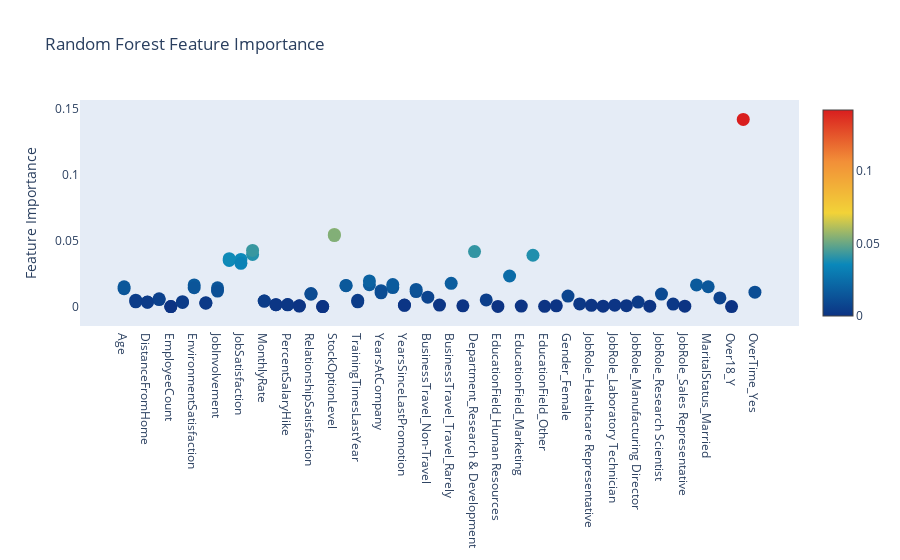

This figure's notebook cell:
### Code cell
# Scatter plot 
trace = go.Scatter(
    y = rf.feature_importances_,
    x = attrition_final.columns.values,
    mode='markers',
    marker=dict(
        sizemode = 'diameter',
        sizeref = 1,
        size = 13,
        #size= rf.feature_importances_,
        #color = np.random.randn(500), #set color equal to a variable
        color = rf.feature_importances_,
        colorscale='Portland',
        showscale=True
    ),
    text = attrition_final.columns.values
)
data = [trace]

layout= go.Layout(
    autosize= True,
    title= 'Random Forest Feature Importance',
    hovermode= 'closest',
     xaxis= dict(
         ticklen= 5,
         showgrid=False,
        zeroline=False,
        showline=False
     ),
    yaxis=dict(
        title= 'Feature Importance',
        showgrid=False,
        zeroline=False,
        ticklen= 5,
        gridwidth= 2
    ),
    showlegend= False
)
fig = go.Figure(data=data, layout=layout)
py.iplot(fig,filename='scatter2010')

### Figure 1 — Plotly figure (JSON) as saved in the notebook; plotly's stock layout.template omitted (floating-point values rounded to 4 significant figures)
{"data": [{"marker": {"color": [0.01359, 0.004849, 0.003315, 0.005329, 0, 0.003734, 0.01643, 0.002887, 0.01418, 0.03495, 0.0357, 0.03948, 0.00416, 0.001442, 0.001314, 0.0006384, 0.009407, 0, 0.0547, 0.01603, 0.004707, 0.01655, 0.01201, 0.01443, 0.00114, 0.01139, 0.01494, 0.00361, 0.003442, 0.00593, 0, 0.00316, 0.01432, 0.002589, 0.01175, 0.03628, 0.03275, 0.04251, 0.004136, 0.001415, 0.001499, 0.000362, 0.009892, 0, 0.05378, 0.01578, 0.003618, 0.01942, 0.01043, 0.01669, 0.0009728, 0.01302, 0.007108, 0.001157, 0.01759, 0.0005332, 0.0417, 0.005025, 0.0001054, 0.02317, 0.0003707, 0.0389, 0.0002183, 0.0005498, 0.007951, 0.001973, 0.0009151, 0.0003132, 0.001031, 0.0006582, 0.003373, 0.0002926, 0.00951, 0.001901, 0.000294, 0.01638, 0.01502, 0.006577, 0, 0.1418, 0.01089], "colorscale": [[0, "rgb(12,51,131)"], [0.25, "rgb(10,136,186)"], [0.5, "rgb(242,211,56)"], [0.75, "rgb(242,143,56)"], [1, "rgb(217,30,30)"]], "showscale": true, "size": 13, "sizemode": "diameter", "sizeref": 1}, "mode": "markers", "text": ["Age", "DailyRate", "DistanceFromHome", "Education", "EmployeeCount", "EmployeeNumber", "EnvironmentSatisfaction", "HourlyRate", "JobInvolvement", "JobLevel", "JobSatisfaction", "MonthlyIncome", "MonthlyRate", "NumCompaniesWorked", "PercentSalaryHike", "PerformanceRating", "RelationshipSatisfaction", "StandardHours", "StockOptionLevel", "TotalWorkingYears", "TrainingTimesLastYear", "WorkLifeBalance", "YearsAtCompany", "YearsInCurrentRole", "YearsSinceLastPromotion", "YearsWithCurrManager", "Age", "DailyRate", "DistanceFromHome", "Education", "EmployeeCount", "EmployeeNumber", "EnvironmentSatisfaction", "HourlyRate", "JobInvolvement", "JobLevel", "JobSatisfaction", "MonthlyIncome", "MonthlyRate", "NumCompaniesWorked", "PercentSalaryHike", "PerformanceRating", "RelationshipSatisfaction", "StandardHours", "StockOptionLevel", "TotalWorkingYears", "TrainingTimesLastYear", "WorkLifeBalance", "YearsAtCompany", "YearsInCurrentRole", "YearsSinceLastPromotion", "YearsWithCurrManager", "BusinessTravel_Non-Travel", "BusinessTravel_Travel_Frequently", "BusinessTravel_Travel_Rarely", "Department_Human Resources", "Department_Research & Development", "Department_Sales", "EducationField_Human Resources", "EducationField_Life Sciences", "EducationField_Marketing", "EducationField_Medical", "EducationField_Other", "EducationField_Technical Degree", "Gender_Female", "Gender_Male", "JobRole_Healthcare Representative", "JobRole_Human Resources", "JobRole_Laboratory Technician", "JobRole_Manager", "JobRole_Manufacturing Director", "JobRole_Research Director", "JobRole_Research Scientist", "JobRole_Sales Executive", "JobRole_Sales Representative", "MaritalStatus_Divorced", "MaritalStatus_Married", "MaritalStatus_Single", "Over18_Y", "OverTime_No", "OverTime_Yes"], "type": "scatter", "x": ["Age", "DailyRate", "DistanceFromHome", "Education", "EmployeeCount", "EmployeeNumber", "EnvironmentSatisfaction", "HourlyRate", "JobInvolvement", "JobLevel", "JobSatisfaction", "MonthlyIncome", "MonthlyRate", "NumCompaniesWorked", "PercentSalaryHike", "PerformanceRating", "RelationshipSatisfaction", "StandardHours", "StockOptionLevel", "TotalWorkingYears", "TrainingTimesLastYear", "WorkLifeBalance", "YearsAtCompany", "YearsInCurrentRole", "YearsSinceLastPromotion", "YearsWithCurrManager", "Age", "DailyRate", "DistanceFromHome", "Education", "EmployeeCount", "EmployeeNumber", "EnvironmentSatisfaction", "HourlyRate", "JobInvolvement", "JobLevel", "JobSatisfaction", "MonthlyIncome", "MonthlyRate", "NumCompaniesWorked", "PercentSalaryHike", "PerformanceRating", "RelationshipSatisfaction", "StandardHours", "StockOptionLevel", "TotalWorkingYears", "TrainingTimesLastYear", "WorkLifeBalance", "YearsAtCompany", "YearsInCurrentRole", "YearsSinceLastPromotion", "YearsWithCurrManager", "BusinessTravel_Non-Travel", "BusinessTravel_Travel_Frequently", "BusinessTravel_Travel_Rarely", "Department_Human Resources", "Department_Research & Development", "Department_Sales", "EducationField_Human Resources", "EducationField_Life Sciences", "EducationField_Marketing", "EducationField_Medical", "EducationField_Other", "EducationField_Technical Degree", "Gender_Female", "Gender_Male", "JobRole_Healthcare Representative", "JobRole_Human Resources", "JobRole_Laboratory Technician", "JobRole_Manager", "JobRole_Manufacturing Director", "JobRole_Research Director", "JobRole_Research Scientist", "JobRole_Sales Executive", "JobRole_Sales Representative", "MaritalStatus_Divorced", "MaritalStatus_Married", "MaritalStatus_Single", "Over18_Y", "OverTime_No", "OverTime_Yes"], "y": [0.01359, 0.004849, 0.003315, 0.005329, 0, 0.003734, 0.01643, 0.002887, 0.01418, 0.03495, 0.0357, 0.03948, 0.00416, 0.001442, 0.001314, 0.0006384, 0.009407, 0, 0.0547, 0.01603, 0.004707, 0.01655, 0.01201, 0.01443, 0.00114, 0.01139, 0.01494, 0.00361, 0.003442, 0.00593, 0, 0.00316, 0.01432, 0.002589, 0.01175, 0.03628, 0.03275, 0.04251, 0.004136, 0.001415, 0.001499, 0.000362, 0.009892, 0, 0.05378, 0.01578, 0.003618, 0.01942, 0.01043, 0.01669, 0.0009728, 0.01302, 0.007108, 0.001157, 0.01759, 0.0005332, 0.0417, 0.005025, 0.0001054, 0.02317, 0.0003707, 0.0389, 0.0002183, 0.0005498, 0.007951, 0.001973, 0.0009151, 0.0003132, 0.001031, 0.0006582, 0.003373, 0.0002926, 0.00951, 0.001901, 0.000294, 0.01638, 0.01502, 0.006577, 0, 0.1418, 0.01089]}], "layout": {"autosize": true, "hovermode": "closest", "showlegend": false, "title": {"text": "Random Forest Feature Importance"}, "xaxis": {"showgrid": false, "showline": false, "ticklen": 5, "zeroline": false}, "yaxis": {"gridwidth": 2, "showgrid": false, "ticklen": 5, "title": {"text": "Feature Importance"}, "zeroline": false}}}
